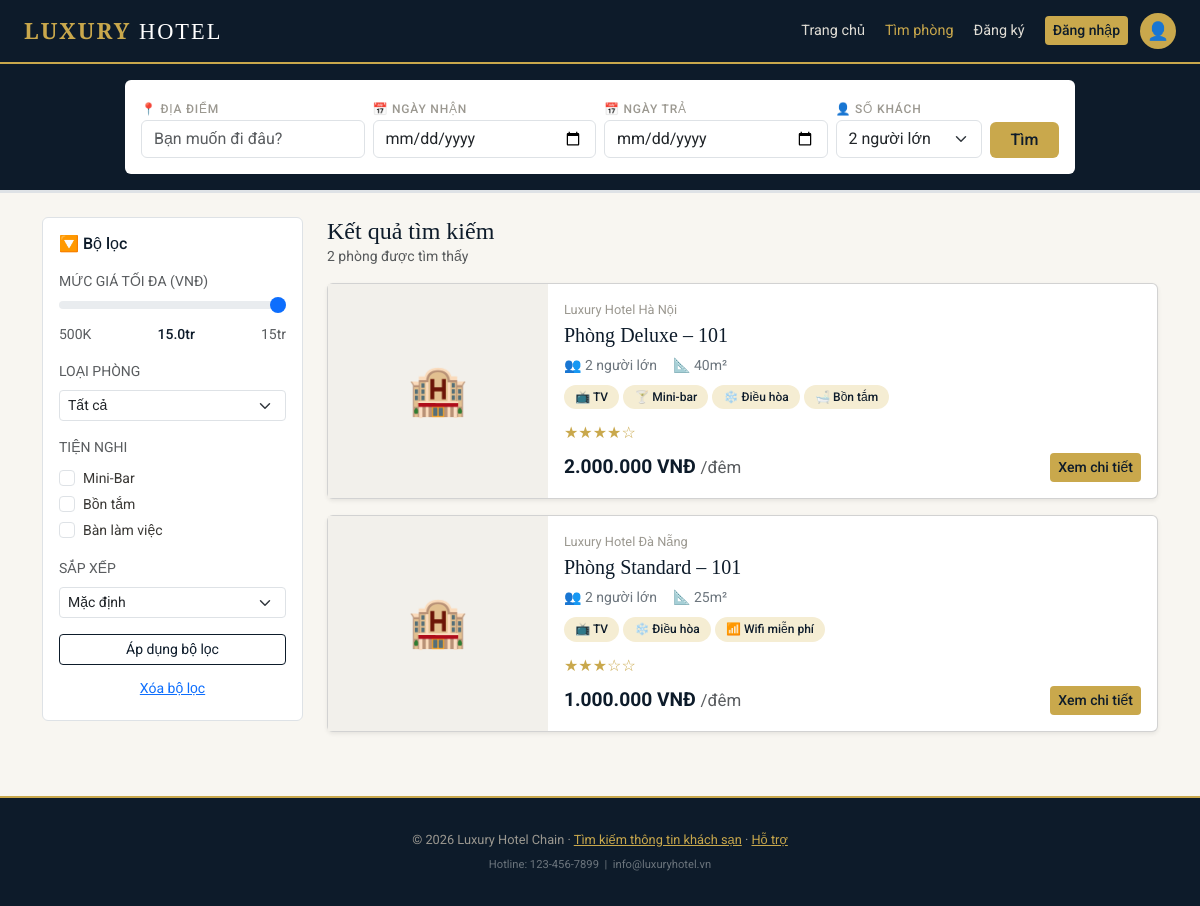
The app's page /views/search.php with its own data.
### tables this page shows
CREATE TABLE `phong` (
  `MaPhong` varchar(10) NOT NULL,
  `SoPhong` varchar(10) NOT NULL,
  `MaKS` varchar(10) DEFAULT NULL,
  `MaLoai` varchar(10) DEFAULT NULL,
  `TrangThai` enum('Available','Reserved','Occupied','Cleaning') DEFAULT 'Available'
);

CREATE TABLE `khach_san` (
  `MaKS` varchar(10) NOT NULL,
  `TenKS` varchar(100) NOT NULL,
  `DiaChi` varchar(255) NOT NULL,
  `MoTa` text DEFAULT NULL,
  `HinhAnhDaiDien` varchar(255) DEFAULT NULL
);

CREATE TABLE `loai_phong` (
  `MaLoai` varchar(10) NOT NULL,
  `TenLoai` varchar(50) NOT NULL,
  `DonGia` decimal(15,2) NOT NULL,
  `DienTich` float DEFAULT NULL,
  `TienIch` text DEFAULT NULL,
  `MoTa` text DEFAULT NULL
);

### includes/functions.php (called while the page is built, shortened)
<?php
function fmtVND($soTien)
{
    return number_format((float)$soTien, 0, ',', '.') . ' VNĐ';
}
function renderSao($soSao)
{
    $soSao = max(0, min(5, (int)$soSao));
    return str_repeat('★', $soSao) . str_repeat('☆', 5 - $soSao);
}
function maLoaiSangSoSao($tenLoai)
{
    $map = ['Standard' => 3, 'Deluxe' => 4, 'Suite' => 5];
    foreach ($map as $key => $val) {
        if (stripos($tenLoai, $key) !== false) return $val;
    }
    return 3;
}
function tachTienIch($chuoiTienIch)
{
    return array_map('trim', explode(',', $chuoiTienIch));
}
function iconTienIch($tenTienIch)
{
    $map = [
        'TV' => '📺', 'Wifi miễn phí' => '📶', 'Wifi' => '📶', 'Wi-Fi' => '📶',
        'Mini-bar' => '🍸', 'Bàn làm việc' => '💼', 'Bồn tắm' => '🛁',
        'Điều hòa' => '❄️', 'Sofa' => '🛋️',
    ];
    foreach ($map as $key => $icon) {
        if (stripos($tenTienIch, $key) !== false) return $icon;
    }
    return '✓';
}
function h($chuoi)
{
    return htmlspecialchars($chuoi ?? '', ENT_QUOTES, 'UTF-8');
}

### views/search.php (the view, shortened to what this page needs)
<?php
require_once '../includes/functions.php';
require_once '../models/mdl_phong.php';
$diaDiem    = trim($_GET['diaDiem'] ?? '');
$ngayNhan   = trim($_GET['ngayNhan'] ?? '');
$ngayTra    = trim($_GET['ngayTra'] ?? '');
$soKhach    = trim($_GET['soKhach'] ?? '2');
$giaMax     = isset($_GET['giaMax']) && $_GET['giaMax'] !== '' ? (float)$_GET['giaMax'] : 15000000;
$sapXep     = trim($_GET['sapXep'] ?? '');
$tienIchLoc = $_GET['tienIch'] ?? [];
$loiNgay = '';
$homNay = date('Y-m-d');
$sql = "
    SELECT p.MaPhong, p.SoPhong, p.TrangThai,
           lp.MaLoai, lp.TenLoai, lp.DonGia, lp.DienTich, lp.TienIch,
           ks.MaKS, ks.TenKS, ks.DiaChi
    FROM phong p
    INNER JOIN loai_phong lp ON p.MaLoai = lp.MaLoai
    INNER JOIN khach_san ks ON p.MaKS = ks.MaKS
    WHERE p.TrangThai != 'Cleaning'
";
$params = [];
$sql .= " AND lp.DonGia <= :giaMax ";
$params[':giaMax'] = $giaMax;
if ($ngayNhan !== '' && $ngayTra !== '' && $loiNgay === '') {
    $sql .= "
        AND NOT EXISTS (
            SELECT 1 FROM don_dat_phong ddp
            WHERE ddp.MaPhong = p.MaPhong
              AND ddp.TrangThaiDon != 'DaHuy'
              AND ddp.NgayNhan < :ngayTra
              AND ddp.NgayTra   > :ngayNhan
        )
    ";
    $params[':ngayNhan'] = $ngayNhan;
    $params[':ngayTra']  = $ngayTra;
} else {
    $sql .= " AND p.TrangThai = 'Available' ";
}
switch ($sapXep) {
    default:     $sql .= " ORDER BY ks.TenKS ASC ";   break;
}
$stmt = $pdo->prepare($sql);
foreach ($params as $key => $val) {
    $stmt->bindValue($key, $val);
}
$stmt->execute();
$dsPhong = $stmt->fetchAll();
require_once '../includes/head.php';
require_once '../includes/navbar.php';
?>
<div style="background:var(--navy)" class="py-3 border-bottom border-3" >
  <div class="container">
    <form action="search.php" method="GET" class="search-bar-card p-3 rounded">
      <div class="row g-2 align-items-end">
        <div class="col-12 col-md-3 text-start">
          <label>📍 Địa điểm</label>
          <input type="text" name="diaDiem" class="form-control" value="<?= h($diaDiem) ?>" placeholder="Bạn muốn đi đâu?">
        </div>
        <div class="col-6 col-md-3 text-start">
          <label>📅 Ngày nhận</label>
          <input type="date" name="ngayNhan" class="form-control" value="<?= h($ngayNhan) ?>" min="<?= $homNay ?>">
        </div>
        <div class="col-6 col-md-3 text-start">
          <label>📅 Ngày trả</label>
          <input type="date" name="ngayTra" class="form-control" value="<?= h($ngayTra) ?>" min="<?= h($ngayNhan ?: $homNay) ?>">
        </div>
        <div class="col-8 col-md-2 text-start">
          <label>👤 Số khách</label>
          <select name="soKhach" class="form-select">
            <?php foreach ([1,2,3,4] as $n): ?>
              <option value="<?= $n ?>" <?= $soKhach == $n ? 'selected' : '' ?>><?= $n ?> người lớn</option>
            <?php endforeach; ?>
          </select>
        </div>
        <div class="col-4 col-md-1">
          <button type="submit" class="btn btn-gold w-100">Tìm</button>
        </div>
      </div>
    </form>
  </div>
</div>
<div class="container my-4">
  <div class="row g-4">
    <div class="col-12 col-lg-3">
      <form action="search.php" method="GET" id="filterForm">
        <div class="filter-sidebar bg-white border rounded p-3">
          <h6 class="fw-medium mb-3" style="color:var(--navy)">🔽 Bộ lọc</h6>
          <div class="mb-3">
            <label class="small text-uppercase text-muted">Mức giá tối đa (VNĐ)</label>
            <input type="range" name="giaMax" class="form-range" min="500000" max="15000000" step="500000" value="<?= (int)$giaMax ?>" oninput="document.getElementById('priceLabel').textContent=(this.value/1000000).toFixed(1)+'tr'">
            <div class="d-flex justify-content-between small text-muted">
              <span>500K</span><span id="priceLabel" style="color:var(--navy);font-weight:500"><?= number_format($giaMax/1000000, 1) ?>tr</span><span>15tr</span>
            </div>
          </div>
          <div class="mb-3">
            <label class="small text-uppercase text-muted d-block mb-2">Loại phòng</label>
            <select name="loaiPhong" class="form-select form-select-sm">
              <option value="">Tất cả</option>
            </select>
          </div>
          <div class="mb-3">
            <label class="small text-uppercase text-muted d-block mb-2">Tiện nghi</label>
            <?php foreach (['minibar' => 'Mini-Bar', 'bontam' => 'Bồn tắm', 'banlv' => 'Bàn làm việc'] as $key => $label): ?>
              <div class="form-check">
                <input class="form-check-input" type="checkbox" name="tienIch[]" value="<?= $key ?>" id="ti-<?= $key ?>" <?= in_array($key, $tienIchLoc) ? 'checked' : '' ?>>
                <label class="form-check-label small" for="ti-<?= $key ?>"><?= $label ?></label>
              </div>
            <?php endforeach; ?>
          </div>
          <div class="mb-3">
            <label class="small text-uppercase text-muted d-block mb-2">Sắp xếp</label>
            <select name="sapXep" class="form-select form-select-sm">
              <option value="">Mặc định</option>
            </select>
          </div>
          <button type="submit" class="btn btn-outline-navy btn-sm w-100 mb-2">Áp dụng bộ lọc</button>
          <a href="search.php" class="btn btn-link btn-sm w-100">Xóa bộ lọc</a>
        </div>
      </form>
    </div>
    <div class="col-12 col-lg-9">
      <div class="d-flex justify-content-between align-items-center flex-wrap mb-3">
        <div>
          <h2 class="font-playfair h4 mb-0" style="color:var(--navy)">Kết quả tìm kiếm</h2>
          <p class="small text-muted mb-0"><?= count($dsPhong) ?> phòng được tìm thấy</p>
        </div>
      </div>
      <?php foreach ($dsPhong as $phong):
          $soSao = maLoaiSangSoSao($phong['TenLoai']);
          $dsTienIch = tachTienIch($phong['TienIch']);
          $linkChiTiet = 'room-detail.php?' . http_build_query([
              'id' => $phong['MaPhong'], 'ngayNhan' => $ngayNhan, 'ngayTra' => $ngayTra,
          ]);
      ?>
      <div class="card mb-3 shadow-sm flex-row flex-wrap" style="cursor:pointer" onclick="location.href='<?= h($linkChiTiet) ?>'">
        <div class="room-card-img" style="width:220px;min-height:160px">🏨</div>
        <div class="card-body">
          <p class="room-card-meta mb-1"><?= h($phong['TenKS']) ?></p>
          <h3 class="room-card-title h5">Phòng <?= h($phong['TenLoai']) ?> – <?= h($phong['SoPhong']) ?></h3>
          <div class="d-flex gap-3 small text-secondary mb-2">
            <span>👥 <?= h($soKhach) ?> người lớn</span>
            <span>📐 <?= h($phong['DienTich']) ?>m²</span>
          </div>
          <div class="mb-2">
            <?php foreach ($dsTienIch as $tienIch): ?>
              <span class="amenity-tag d-inline-block mb-1"><?= iconTienIch($tienIch) ?> <?= h($tienIch) ?></span>
            <?php endforeach; ?>
          </div>
          <div class="stars mb-2"><?= renderSao($soSao) ?></div>
          <div class="d-flex justify-content-between align-items-center mt-2">
            <div>
              <div class="room-price"><?= fmtVND($phong['DonGia']) ?> <span class="small text-muted fw-normal">/đêm</span></div>
            </div>
            <a href="<?= h($linkChiTiet) ?>" class="btn btn-gold btn-sm" onclick="event.stopPropagation()">Xem chi tiết</a>
          </div>
        </div>
      </div>
      <?php endforeach; ?>
    </div>
  </div>
</div>
<?php require_once '../includes/footer.php'; ?>

### assets/style.css (style rules this page uses)
:root { --navy: #0D1B2A; --navy-light: #1A2E45; --navy-mid: #243B55; --gold: #C9A84C; --gold-light: #E8C97A; --gold-pale: #F5EDD3; --off-white: #F8F6F1; --gray-400: #9B9890; --gray-600: #6B6860; --bs-body-font-family: 'Roboto', sans-serif; }
body { font-family: 'Roboto', sans-serif; background: var(--off-white); color: #3A3835; }
h1, h2, h3, .font-playfair { font-family: 'Playfair Display', serif; }
a { color: var(--gold); }
.btn-gold { background: var(--gold); color: var(--navy); border: none; font-weight: 500; }
.btn-outline-navy { color: var(--navy); border: 1.5px solid var(--navy); }
.search-bar-card { background: #fff; border-radius: 8px; max-width: 950px; margin: 0 auto; }
.search-bar-card label { font-size: 0.75rem; text-transform: uppercase; letter-spacing: 0.8px; color: var(--gray-400); font-weight: 500; }
.room-card-img, .gallery-img, .booking-history-img { background: #F2F0EB; color: var(--gray-400); display: flex; align-items: center; justify-content: center; font-size: 3rem; }
.room-card-title { font-family: 'Playfair Display', serif; color: var(--navy); }
.room-card-meta { font-size: 0.8rem; color: var(--gray-400); }
.amenity-tag { background: var(--gold-pale); color: var(--navy); font-size: 0.75rem; border-radius: 20px; padding: 0.2rem 0.7rem; font-weight: 500; }
.room-price { font-size: 1.2rem; font-weight: 700; color: var(--navy); }
.stars { color: var(--gold); }
.filter-sidebar { position: sticky; top: 80px; }

### records on screen
phong: MaKS.TenKS "Luxury Hotel Hà Nội", MaLoai.TenLoai "Deluxe", SoPhong "101", MaLoai.DienTich "40", MaLoai.TienIch "📺", MaLoai.TienIch "TV", MaLoai.TienIch "🍸", MaLoai.TienIch "Mini-bar", MaLoai.TienIch "❄️", MaLoai.TienIch "Điều hòa", MaLoai.TienIch "🛁", MaLoai.TienIch "Bồn tắm", MaLoai.TenLoai "★★★★☆", MaLoai.DonGia "2.000.000 VNĐ"
phong: MaKS.TenKS "Luxury Hotel Đà Nẵng", MaLoai.TenLoai "Standard", SoPhong "101", MaLoai.DienTich "25", MaLoai.TienIch "📺", MaLoai.TienIch "TV", MaLoai.TienIch "❄️", MaLoai.TienIch "Điều hòa", MaLoai.TienIch "📶", MaLoai.TienIch "Wifi miễn phí", MaLoai.TenLoai "★★★☆☆", MaLoai.DonGia "1.000.000 VNĐ"

### other values on screen
$giaMax/1000000 "15.0"
$label "Mini-Bar"
$label "Bồn tắm"
$label "Bàn làm việc"
count($dsPhong) "2"
form field soKhach "2 người lớn"
